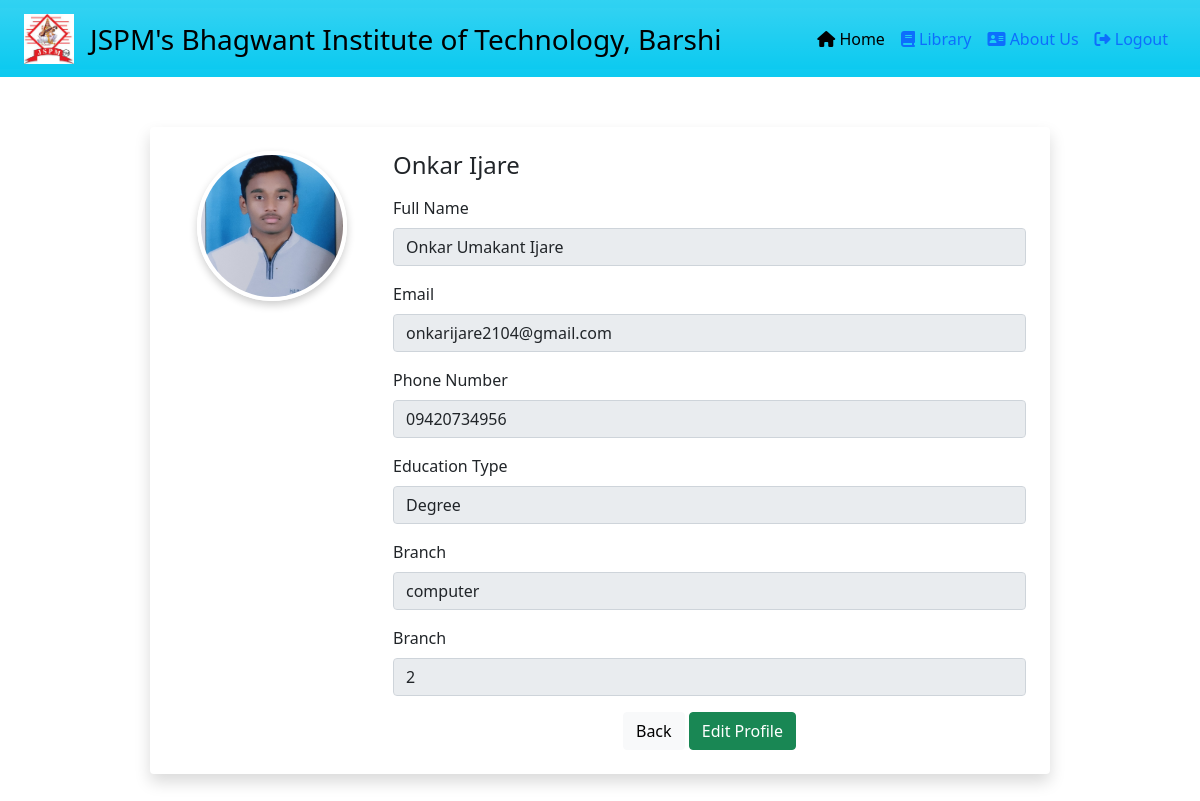
The app's page /myprofile/ (signed in), older data.
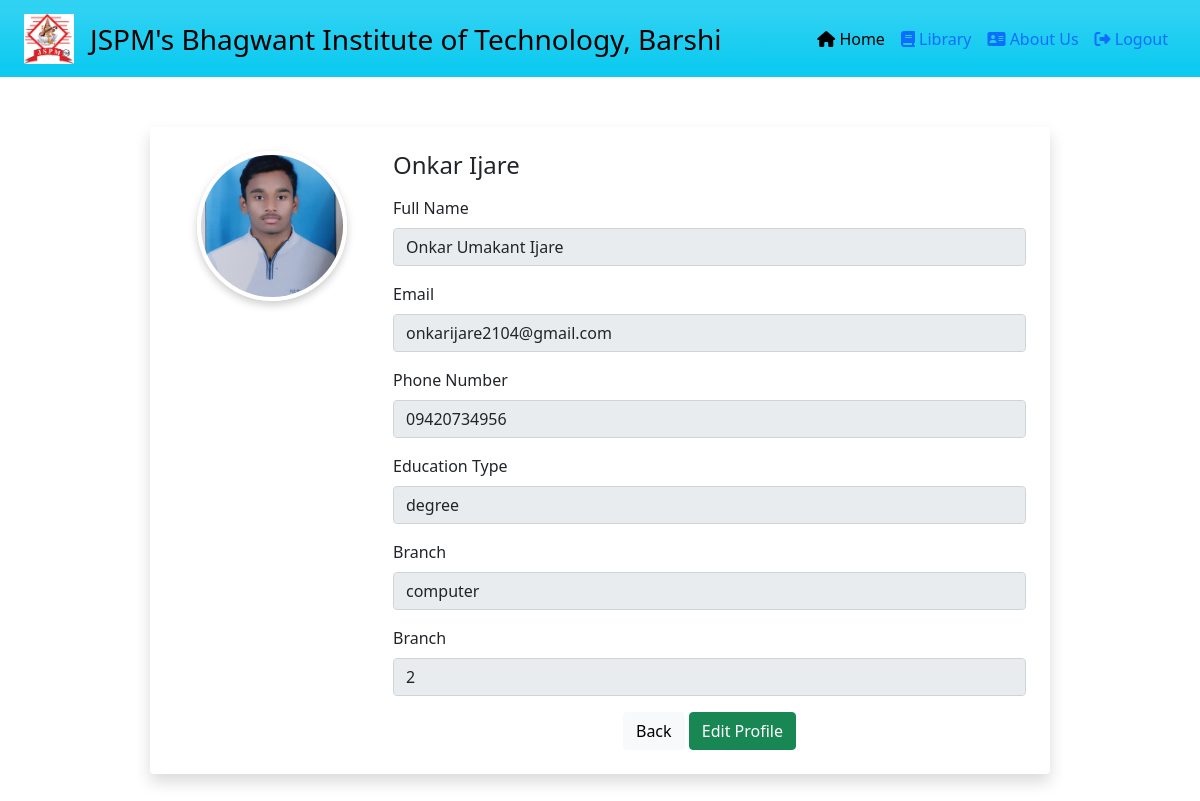
The same page, newer data.
### home/models.py (models this page shows, shortened)
class StudentProfile(models.Model):
    user = models.OneToOneField(User, on_delete=models.CASCADE)
    full_name = models.CharField(max_length=255)
    student_image = models.ImageField(upload_to='student_info/', null=True, blank=True)
    phone = models.CharField(max_length=15)
    education_type = models.CharField(max_length=10)
    select_branch = models.CharField(max_length=50)
    pursuing_year = models.IntegerField(null=True, blank=True)
    books_obtained = models.TextField(null=True, blank=True)

### accounts/models.py (models this page shows, shortened)
class User(AbstractBaseUser, PermissionsMixin):
    email = models.EmailField(unique=True)
    first_name = models.CharField(max_length=15, blank=True, default='')
    last_name = models.CharField(max_length=15, blank=True, default='')
    is_active = models.BooleanField(default=True)
    is_superuser = models.BooleanField(default=False)
    is_staff = models.BooleanField(default=False)
    date_joined = models.DateTimeField(default=timezone.now)
    last_login = models.DateTimeField(blank=True, null=True)
    objects = CustomUserManager()
    USERNAME_FIELD = 'email'
    REQUIRED_FIELDS = []
    class Meta:
        verbose_name = 'User'
        verbose_name_plural = 'Users'

### home/views.py (the view)
# urls.py: path('myprofile/', my_profile, name="my_profile"),
@login_required(login_url="/login/")
def my_profile(request):
    try:
        profile = StudentProfile.objects.get(user=request.user)
        first_name = request.user.first_name
        last_name = request.user.last_name
        email = request.user.email
        full_name = profile.full_name
        phone = profile.phone
        education_type = profile.education_type
        branch = profile.select_branch
        pursuing_year = profile.pursuing_year
        student_image = profile.student_image
    except StudentProfile.DoesNotExist:
        profile = None
        first_name = request.user.first_name
        last_name = request.user.last_name
        email = request.user.email
        full_name = ""
        phone = ""
        education_type = ""
        branch = ""
        pursuing_year = ""
        student_image = None
    context = {
        'first_name': first_name,
        'last_name': last_name,
        'email': email,
        'full_name': full_name,
        'phone': phone,
        'education_type': education_type,
        'select_branch': branch,
        'pursuing_year': pursuing_year,
        'student_image': student_image
    }
    return render(request, 'homee/myProfile.html', context)

### home/templates/homee/myProfile.html (shortened to what this page needs)
{% extends "base.html" %}
{% block start %}
</head>
<body>
  <nav class="navbar sticky-top navbar-expand-lg t bg-info bg-gradient">
    <div class="container-fluid bg-info bg-gradient">
        <div class="navbar-brand">
            <img src="/static/photos/jspm.jpg" alt="Logo" width="50" height="50" class="d-inline-block align-text-top">
        </div>
        <a class="navbar-brand d-block text-center text-md-start" href="https://bitbarshi.edu.in/index.html">
            <span class="d-none d-sm-inline fs-3">JSPM's Bhagwant Institute of Technology, Barshi</span>
          </a>
        <div class="collapse navbar-collapse" id="navbarNav">
            <ul class="navbar-nav ms-auto">
                <li class="nav-item">
                    <a class="nav-link active" aria-current="page" href=" /"><i class="fa-solid fa-house"></i> Home</a>
                </li>
                <li class="nav-item">
                    <a class="nav-link" href="/books/"><i class="fa-solid fa-book"></i> Library</a>
                </li>
                <li class="nav-item">
                    <a class="nav-link" href="https://bitbarshi.edu.in/trust/index.html"><i class="fa-solid fa-address-card"></i> About Us</a>
                </li>
                {% if request.user.is_authenticated %}
                    <li class="nav-item">
                        <a class="nav-link" href="/logout/"><i class="fa-solid fa-right-from-bracket"></i> Logout </a>
                    </li>
                {% endif %}
            </ul>
        </div>
    </div>
</nav>
  <div class="container profile-container bg-white p-4 rounded shadow">
    <form method="post" enctype="multipart/form-data">
    <div class="row">
      <div class="col-md-3 text-center">
        <div class="d-flex flex-column align-items-center">
          <img src="/media/{{ student_image }}" class="profile-photo" id="profilePhotoPreview" alt="Profile Photo">
        </div>
      </div>
      <div class="col-md-9">
        <h4 class="mb-3">{{ first_name }} {{last_name}}</h4>
          <div class="mb-3">
            <label for="fullName" class="form-label">Full Name</label>
            <input type="text" class="form-control" id="fullName" placeholder="First_name Middle_name Surname" name="full_name" value="{{ full_name }}" readonly>
          </div>
          <div class="mb-3">
            <label for="email" class="form-label">Email</label>
            <input type="email" class="form-control" id="email" placeholder="Enter your email" name="email" value="{{ email }}" readonly>
        </div>
          <div class="mb-3">
            <label for="phone" class="form-label">Phone Number</label>
            <input type="tel" class="form-control" id="phone" placeholder="Enter your phone number" value="{{phone}}" name="phone" readonly>
          </div>
          <div class="mb-3">
            <label class="form-label">Education Type</label>
            <input class="form-control" value="{{education_type}}" name="education_type" readonly>
          </div>
          <div class="mb-3">
            <label class="form-label">Branch</label>
            <input class="form-control" value="{{select_branch}}" name="branch" readonly>
          </div>
          <div class="mb-3">
            <label class="form-label">Branch</label>
            <input class="form-control" value="{{pursuing_year}}" name="pursuing_year" readonly>
          </div>
          <div class="text-center">
            <a href="/books/" class="btn btn-light">Back</a>
            <a href="/profile/" class="btn btn-success">Edit Profile</a>
          </div>
        </form>
      </div>
</body>
{% endblock %}

### home/templates/base.html (shortened to what this page needs)
<!DOCTYPE html>
<html lang="en">
<head>
    <link href="https://cdn.jsdelivr.net/npm/bootstrap@5.3.3/dist/css/bootstrap.min.css" rel="stylesheet">
    <link rel="stylesheet" href="https://cdnjs.cloudflare.com/ajax/libs/font-awesome/6.5.1/css/all.min.css" />
    <link href="https://cdn.jsdelivr.net/npm/bootstrap@5.0.0-alpha1/dist/css/bootstrap.min.css" rel="stylesheet">
    <!-- {% load static %}
    <link rel="stylesheet" href="{% static 'style.css' %}" > -->
</head>
<body>
    {% block start %}
    {% endblock %}
</body>
</html>

### home/templates/homee/myProfile.html (style rules this page uses)
body { background-image: url('https://cdn.pixabay.com/photo/2017/08/07/03/22/books-2599241_1280.jpg'); }
.profile-photo { width: 150px; height: 150px; object-fit: cover; border-radius: 50%; margin-bottom: 20px; box-shadow: 0px 4px 8px rgba(0, 0, 0, 0.2); border: 4px solid #fff; }
.profile-container { max-width: 900px; margin: 50px auto; padding: 20px; background-color: #f8f9fa; border-radius: 10px; box-shadow: 0 8px 16px rgba(0, 0, 0, 0.1); }

Row changes from the older to the newer data that the page shows:
changed StudentProfile "Onkar Umakant Ijare": education_type "Degree" → "degree"
